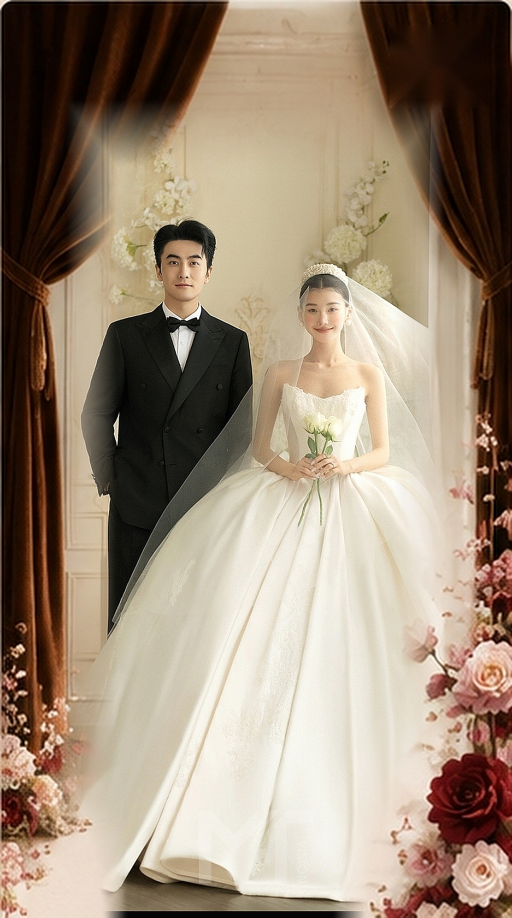
#> input picture assets/images/card01_bg.jpg, 1536 x 2752 px, found by its file name (shown at 1/3 size)
$ python build_master_v6.py
#> lines starting #> are read from the running program, lines starting #| are printed output that depends on the picture; after the words box and inside, x2 and y2 are one past the last pixel; in counts of white or black regions, pixels touching at a corner belong together; pictures that were not available may be replaced by others from this repository, and a replacement may not be noted
import cv2
import numpy as np
from PIL import Image

def generate_perfect_swag_curve():
    W = 1536
    # Known exact anchor points of the swag bottom edge across the top arch:
    # Left drape ends at x=250, y=410
    # Center dips to y=310..315
    # Right rises to y=480 at x=1300, and connects to flowers at x=1350
    xs = np.array([240, 320, 420, 560, 700, 768, 850, 980, 1120, 1220, 1320, 1400, 1536])
    ys = np.array([420, 385, 350, 340, 318, 312, 315, 345, 385,  415,  480,  495,  500])

    # Smooth spline / polynomial interpolation for all 1536 columns
    all_x = np.arange(W)
    # Piecewise cubic spline
    from numpy.polynomial import Polynomial
    # Let's use np.interp with a gaussian blur smoothing
    interp_y = np.interp(all_x, xs, ys)
    smooth_y = cv2.GaussianBlur(interp_y.astype(np.float32).reshape(1, -1), (65, 1), 20.0).flatten()

    # Save as swag_curve_master.npy
    np.save('swag_curve_master.npy', smooth_y)
    print("Generated swag_curve_master.npy!")
    return smooth_y

def build_master_v6():
    W, H = 1536, 2752
    swag_y = generate_perfect_swag_curve()

    # 1. Load 2.7K reference image (card01_bg.jpg)
    ref = Image.open('reference_wedding/assets/images/card01_bg.jpg').convert('RGB')
#> ref is the input picture: PIL image 1536x2752 RGB; mean R, G, B 155, 137.4, 118.5
    ref_np = np.array(ref).astype(np.float32)

    # 2. Load 48MP raw user photo
    user_raw = Image.open('迎宾照.jpg')
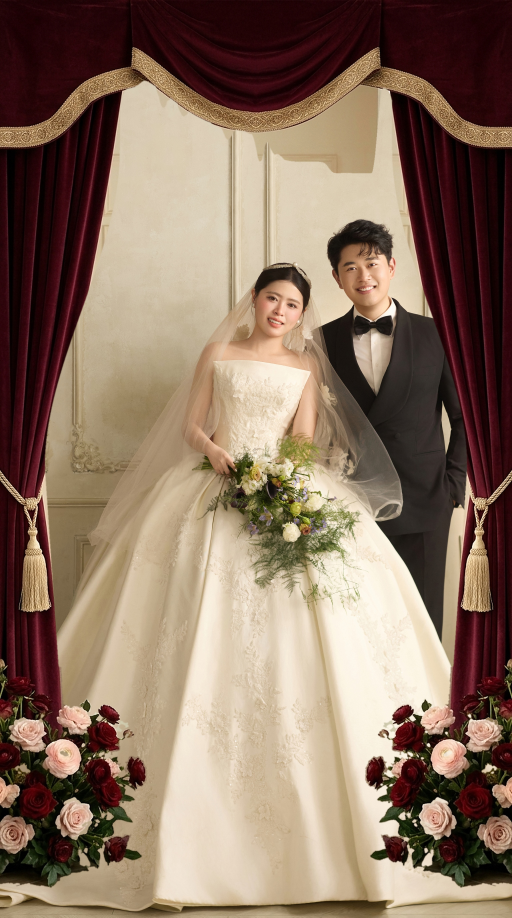
#> input picture assets/card01_bg.jpg, 1536 x 2752 px, given in place of 迎宾照.jpg, which was not available (shown at 1/3 size)
#> user_raw is the input picture: PIL image 1536x2752 RGB; mean R, G, B 138.4, 115.2, 97.5
    cropped_user = user_raw.crop((197, 451, 5588, 7722))
    s = 0.3045
    sw = int(cropped_user.width * s)
#> sw = 1641
    sh = int(cropped_user.height * s)
#> sh = 2214
    user_scaled = cropped_user.resize((sw, sw * cropped_user.height // cropped_user.width), Image.Resampling.LANCZOS)
    u_np = np.array(user_scaled).astype(np.float32)
    uh, uw, _ = u_np.shape
#> uh = 2213; uw = 1641

    dst_x1 = max(0, -39)
    dst_y1 = max(0, 277)
    dst_x2 = min(W, -39 + uw)
#> dst_x2 = 1536
    dst_y2 = min(H, 277 + uh)
#> dst_y2 = 2490

    src_x1 = dst_x1 - (-39)
    src_y1 = dst_y1 - 277
    src_x2 = src_x1 + (dst_x2 - dst_x1)
#> src_x2 = 1575
    src_y2 = src_y1 + (dst_y2 - dst_y1)
#> src_y2 = 2213

    # 3. Canvas base with feathered bottom:
    u_full = np.copy(ref_np)
    u_full[dst_y1:dst_y2, dst_x1:dst_x2] = u_np[src_y1:src_y2, src_x1:src_x2]

    # Feather dress folds across y=2360..2480 into ref floor/skirt
    base_alpha = np.ones((H, W), dtype=np.float32)
    for y in range(H):
        if y < 2360:
            base_alpha[y, :] = 1.0
        elif y >= 2480:
            base_alpha[y, :] = 0.0
        else:
            t = (y - 2360) / (2480 - 2360)
            base_alpha[y, :] = 0.5 * (1.0 + np.cos(np.pi * t))

    base = base_alpha[:, :, np.newaxis] * u_full + (1.0 - base_alpha[:, :, np.newaxis]) * ref_np

    # 4. Groom detection in base:
    gray_base = cv2.cvtColor(base.astype(np.uint8), cv2.COLOR_RGB2GRAY)
    groom_suit = (gray_base < 85) & (base[:, :, 0] < 95) & (base[:, :, 1] < 95) & (base[:, :, 2] < 95)
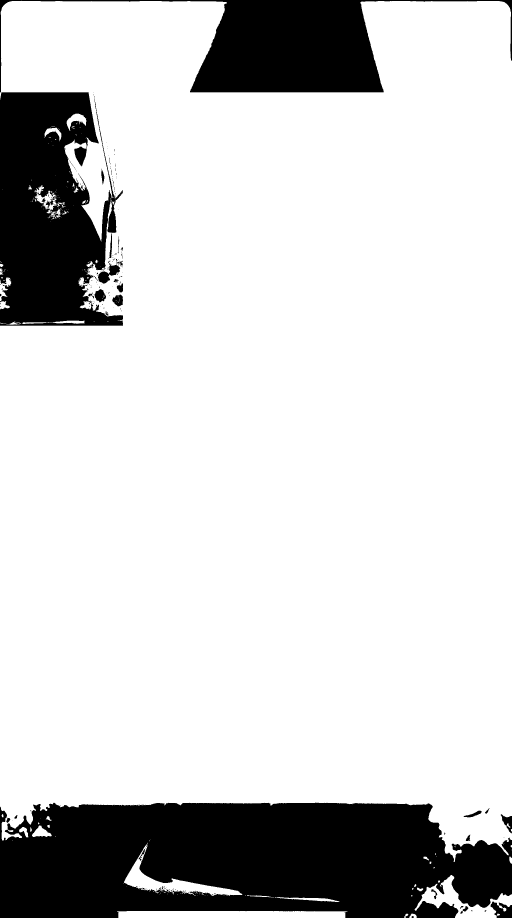
#> groom_suit: shape (2752, 1536) bool (shown at 1/3 size); 81.5% white; 235 black regions (199 under 20 px), largest, box (x1, y1, x2, y2) and area: (0, 2408, 1536, 2752) 445546, (0, 277, 369, 977) 186307, (0, 0, 1536, 277) 140541
    groom_mask = np.zeros((H, W), dtype=bool)
    groom_mask[900:2400, 800:1300] = groom_suit[900:2400, 800:1300]
#> groom_mask: shape (2752, 1536) bool; 17.7% white; 1 white region, box (x1, y1, x2, y2) and area: (800, 900, 1300, 2400) 750000
    groom_mask = cv2.morphologyEx(groom_mask.astype(np.uint8), cv2.MORPH_CLOSE, cv2.getStructuringElement(cv2.MORPH_ELLIPSE, (9, 9)))
    groom_mask = cv2.dilate(groom_mask, cv2.getStructuringElement(cv2.MORPH_ELLIPSE, (3, 3)))
#> groom_mask: shape (2752, 1536); values 0 (black) and 1 (white), 17.8% white; 1 white region, box (x1, y1, x2, y2) and area: (799, 899, 1301, 2401) 754000

    # 5. Extract Flowers from ref_np (right side)
    hsv_ref = cv2.cvtColor(ref_np.astype(np.uint8), cv2.COLOR_RGB2HSV)
#> hsv_ref: shape (2752, 1536, 3); mean H, S, V 18.2, 93.1, 155.1
    H_ch = hsv_ref[:, :, 0]
    S_ch = hsv_ref[:, :, 1]
    V_ch = hsv_ref[:, :, 2]
    R_ch = ref_np[:, :, 0]
    G_ch = ref_np[:, :, 1]
    B_ch = ref_np[:, :, 2]
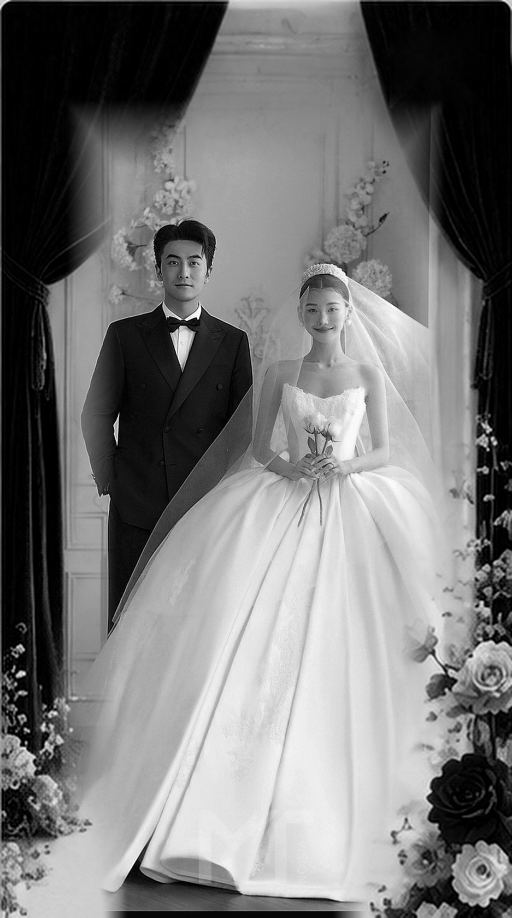
#> B_ch: shape (2752, 1536) float32 (shown at 1/3 size); min 0, max 255, mean 118.5

    # Model bride white veil / gown
    is_model_bride = (R_ch > 192) & (G_ch > 192) & (B_ch > 182) & (S_ch < 35) & (abs(R_ch - G_ch) < 18) & (abs(G_ch - B_ch) < 18)
#> is_model_bride: shape (2752, 1536) bool; 17.7% white; 2071 white regions (1889 under 20 px), largest, box (x1, y1, x2, y2) and area: (492, 1256, 1364, 2706) 595232, (304, 1481, 881, 2674) 83290, (1054, 856, 1300, 1092) 14149

    # Real flowers / leaves / twigs
    is_red = ((H_ch <= 15) | (H_ch >= 165)) & (S_ch > 35) & (V_ch > 20)
#> is_red: shape (2752, 1536) bool; 30.8% white; 2857 white regions (2503 under 20 px), largest, box (x1, y1, x2, y2) and area: (1036, 0, 1536, 2752) 605428, (0, 0, 714, 2752) 578198, (878, 844, 1022, 1178) 22391
    is_pink = (R_ch > 140) & (R_ch > B_ch + 10) & (R_ch > G_ch + 5) & (S_ch > 18)
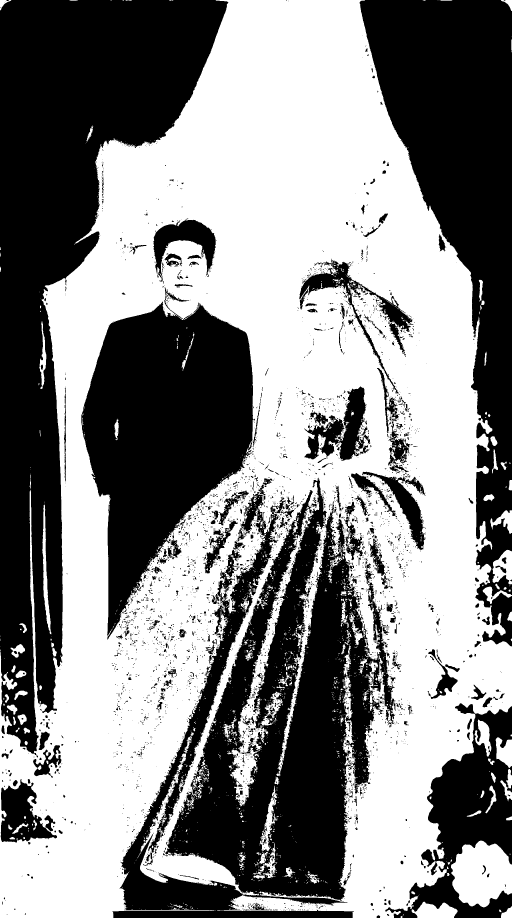
#> is_pink: shape (2752, 1536) bool (shown at 1/3 size); 53% white; 3908 black regions (3411 under 20 px), largest, box (x1, y1, x2, y2) and area: (0, 0, 685, 2272) 585823, (337, 1435, 1188, 2752) 486119, (1079, 0, 1536, 1939) 363600
    is_green = (H_ch >= 25) & (H_ch <= 85) & (S_ch > 18) & (V_ch > 20)
#> is_green: shape (2752, 1536) bool; 5.5% white; 5928 white regions (5422 under 20 px), largest, box (x1, y1, x2, y2) and area: (489, 926, 754, 1503) 61882, (363, 1182, 752, 1802) 35633, (298, 923, 517, 1374) 26164
    is_flower_shadow = (V_ch < 70) & (S_ch > 10)
#> is_flower_shadow: shape (2752, 1536) bool; 25% white; 909 white regions (776 under 20 px), largest, box (x1, y1, x2, y2) and area: (4, 4, 675, 2123) 451751, (1083, 4, 1536, 1563) 279100, (296, 907, 758, 1905) 218948

    is_flower = (is_red | is_pink | is_green | is_flower_shadow) & (~is_model_bride)
#> is_flower: shape (2752, 1536) bool; 78.5% white; 4954 black regions (4459 under 20 px), largest, box (x1, y1, x2, y2) and area: (304, 1256, 1364, 2734) 735851, (943, 779, 1300, 1199) 26917, (243, 347, 502, 679) 18284
    is_flower[:, :1180] = False
#> is_flower: shape (2752, 1536) bool; 20.3% white; 505 white regions (432 under 20 px), largest, box (x1, y1, x2, y2) and area: (1180, 0, 1536, 2752) 850216, (1180, 1398, 1232, 1436) 580, (1180, 1364, 1218, 1404) 450

    # Flower dense mask
    flower_dense = np.zeros((H, W), dtype=np.float32)
    # Right column (x >= 1350)
    for y in range(H):
        if y >= swag_y[min(W-1, 1350)] and y < 2400:
            flower_dense[y, 1350:] = 1.0
    flower_dense[is_flower] = 1.0

    # Close gaps inside flower cluster
    kernel_f = cv2.getStructuringElement(cv2.MORPH_ELLIPSE, (7, 7))
    flower_dense[:, 1240:] = cv2.morphologyEx(flower_dense[:, 1240:], cv2.MORPH_CLOSE, kernel_f)

    # Background curtain gradient for x in [1280, 1420]
    bg_alpha = np.zeros((H, W), dtype=np.float32)
    for x in range(W):
        if x < 1280:
            bg_alpha[:, x] = 0.0
        elif x >= 1420:
            bg_alpha[:, x] = 1.0
        else:
            bg_alpha[:, x] = (x - 1280) / (1420 - 1280)

    right_mask = np.maximum(flower_dense, bg_alpha)

    # Groom is strictly in front
    right_mask[groom_mask > 0] = 0.0

    # Real bride skirt at bottom is in front
    is_real_bride = (base[:, :, 0] > 190) & (base[:, :, 1] > 185) & (base[:, :, 2] > 175) & (gray_base > 190)
#> is_real_bride: shape (2752, 1536) bool; 7.9% white; 472 white regions (392 under 20 px), largest, box (x1, y1, x2, y2) and area: (480, 2442, 1275, 2752) 155067, (21, 2443, 478, 2752) 74564, (45, 623, 205, 965) 27196
    right_mask[2100:2500, :1280][is_real_bride[2100:2500, :1280]] = 0.0

    # Feather right_mask
    right_mask_soft = cv2.GaussianBlur(right_mask, (5, 5), 1.0)

    # 6. Architectural frame mask:
    frame_mask = np.zeros((H, W), dtype=np.float32)

    # Top arch swag: smooth continuous curve from left to right
    for x in range(W):
        top_limit = int(max(swag_y[x] - 12, 0))
        frame_mask[:top_limit, x] = 1.0

    # Left velvet curtain:
    frame_mask[:, :240] = 1.0

    # Golden tassels:
    cv2.rectangle(frame_mask, (0, 1200), (255, 1950), 1.0, -1)
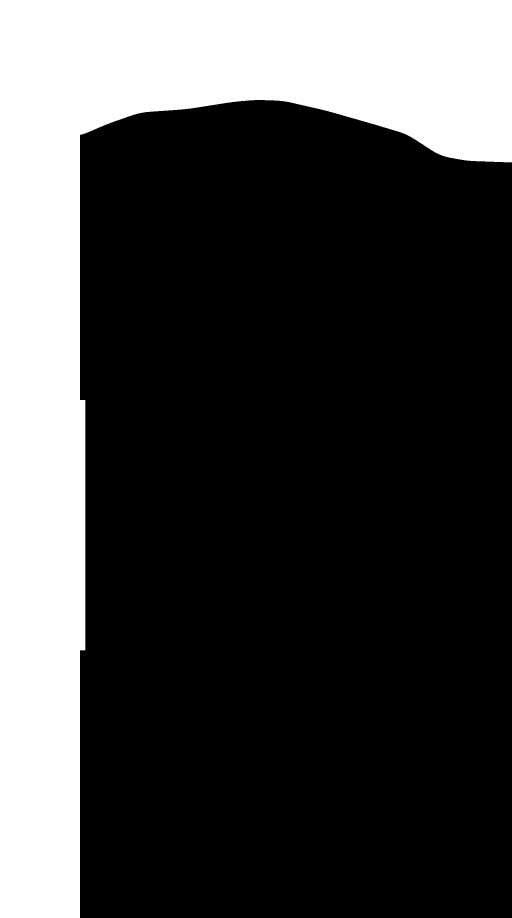
#> frame_mask: shape (2752, 1536) float32 (shown at 1/3 size); values 0 (black) and 1 (white), 27.3% white; 1 white region, box (x1, y1, x2, y2) and area: (0, 0, 1536, 2752) 1152128

    # Right curtain top above flowers:
    for x in range(1250, W):
        frame_mask[:int(swag_y[x]), x] = 1.0

    frame_mask_soft = cv2.GaussianBlur(frame_mask, (25, 25), 8.0)

    # Total mask
    total_mask = np.maximum(frame_mask_soft, right_mask_soft)
    total_mask_3d = np.repeat(total_mask[:, :, np.newaxis], 3, axis=2)

    # Master composite:
    master = total_mask_3d * ref_np + (1.0 - total_mask_3d) * base
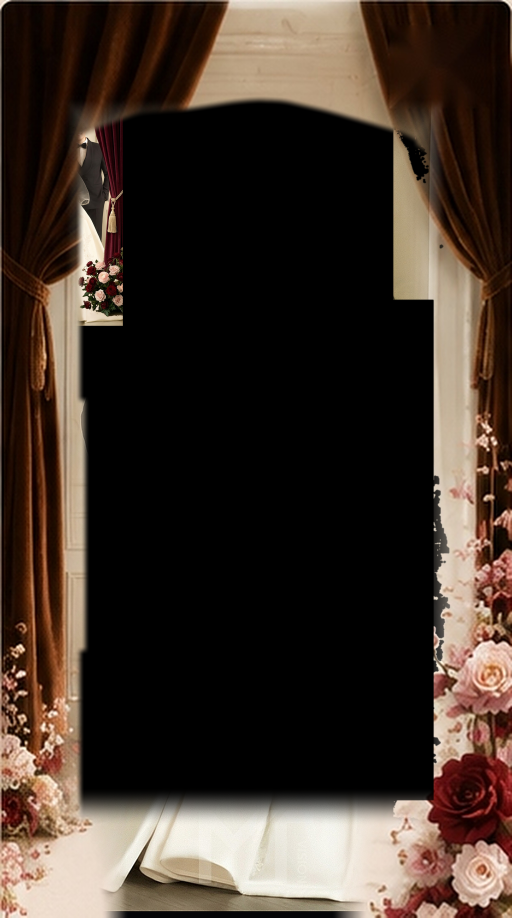
#> master: shape (2752, 1536, 3) float32 (shown at 1/3 size); mean R, G, B 62.7, 50, 41.4
    master = np.clip(master, 0, 255).astype(np.uint8)

    # Save master
    Image.fromarray(master).save('assets/card01_master_v6.jpg', quality=98)
    Image.fromarray(master[700:1800, 1050:1450]).save('inspect_v6_crop.jpg', quality=95)
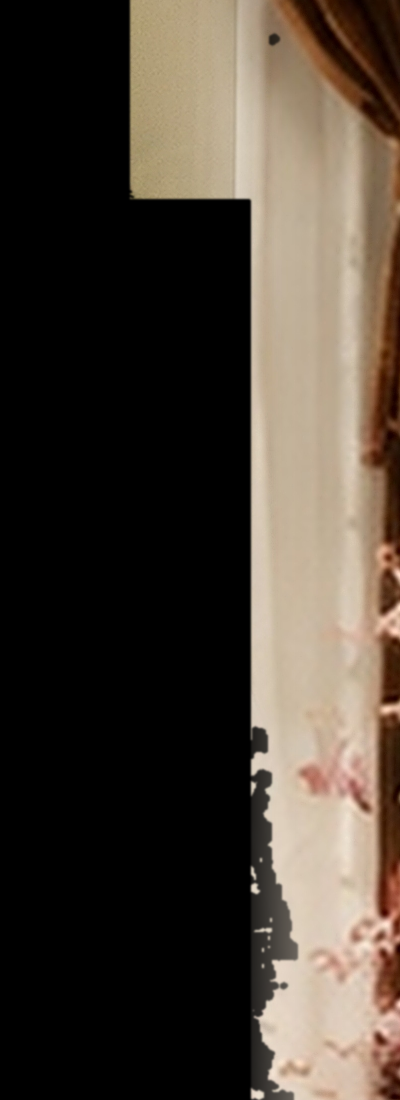
#> saved as inspect_v6_crop.jpg: PIL image 400x1100 RGB; mean R, G, B 73.3, 63.8, 54
    print("Successfully built assets/card01_master_v6.jpg and inspect_v6_crop.jpg!")

if __name__ == '__main__':
    build_master_v6()
